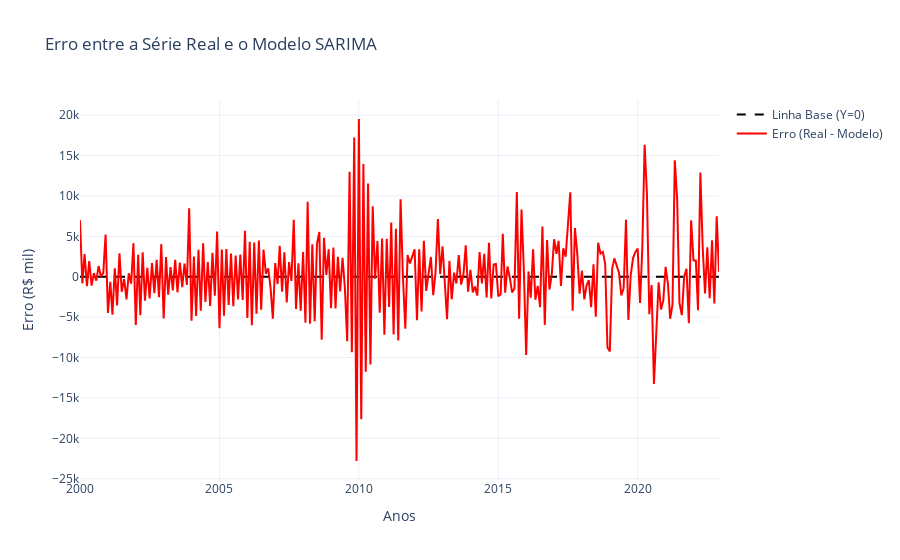

The notebook cell this image was saved under:
### Code cell
# Configurando para exibir no VS Code e no navegador
pio.renderers.default = "vscode"  # Para exibição no VS Code
# pio.renderers.default = "browser"  # Se quiser apenas no navegador

# Calculando a diferença entre a série real e o modelo ajustado
df_sarima['erro'] = df_sarima['Valor'] - df_sarima['fitted']

# Criando a figura
fig = go.Figure()

# Adicionando a linha fixa no Y = 0
fig.add_trace(go.Scatter(
    x=df_sarima.index,
    y=[0] * len(df_sarima),  # Linha fixa no zero
    mode='lines',
    name='Linha Base (Y=0)',
    line=dict(color='black', dash='dash')
))

# Adicionando a série de erros (diferença entre real e ajustado)
fig.add_trace(go.Scatter(
    x=df_sarima.index,
    y=df_sarima['erro'],
    mode='lines',
    name='Erro (Real - Modelo)',
    line=dict(color='red')
))

# Configurando o layout
fig.update_layout(
    title='Erro entre a Série Real e o Modelo SARIMA',
    xaxis_title='Anos',
    yaxis_title='Erro (R$ mil)',
    template='plotly_white',
    hovermode='x',
)

# Exibir gráfico no VS Code
fig.show()

# Exibir gráfico no navegador
pio.renderers.default = "browser"
fig.show()

### Figure 1 — Plotly figure (JSON) as saved in the notebook; plotly's stock layout.template omitted (floating-point values rounded to 4 significant figures; data arrays with more than 128 entries replaced by an {"elided": "..."} marker saying what was removed)
{"data": [{"line": {"color": "black", "dash": "dash"}, "mode": "lines", "name": "Linha Base (Y=0)", "type": "scatter", "x": {"elided": "276 str values"}, "y": {"elided": "276 int values"}}, {"line": {"color": "red"}, "mode": "lines", "name": "Erro (Real - Modelo)", "type": "scatter", "x": {"elided": "276 str values"}, "y": {"elided": "276 float values"}}], "layout": {"hovermode": "x", "title": {"text": "Erro entre a Série Real e o Modelo SARIMA"}, "xaxis": {"title": {"text": "Anos"}}, "yaxis": {"title": {"text": "Erro (R$ mil)"}}}}
